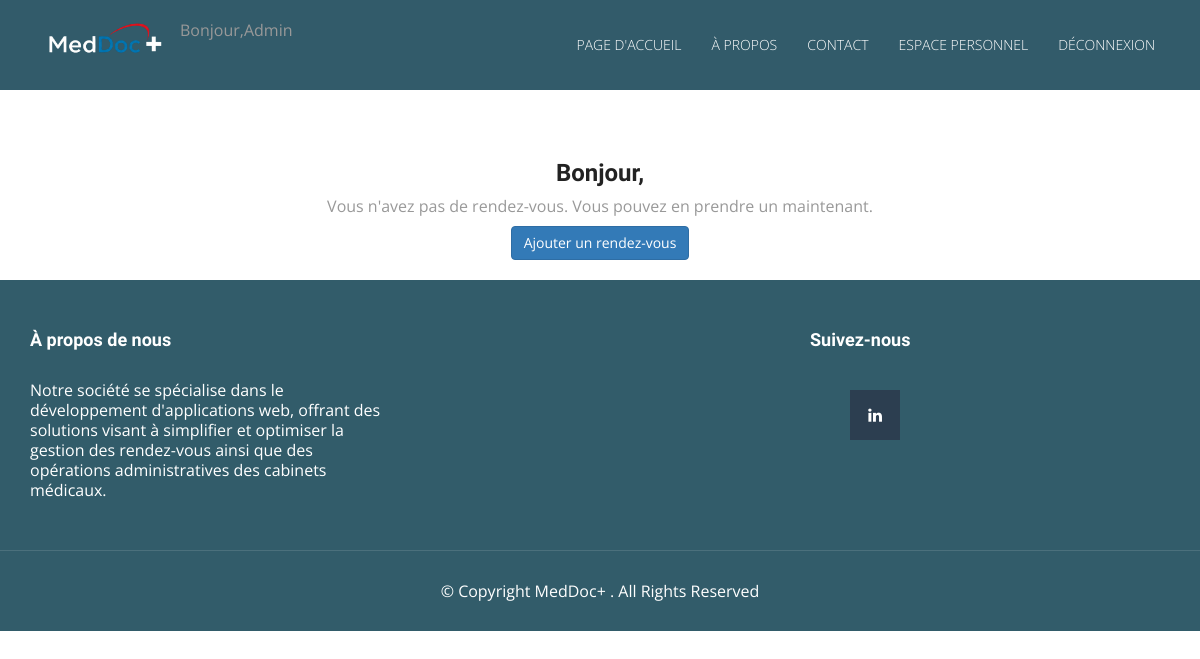
/panel/ (signed in), run on an earlier commit of the app's database.
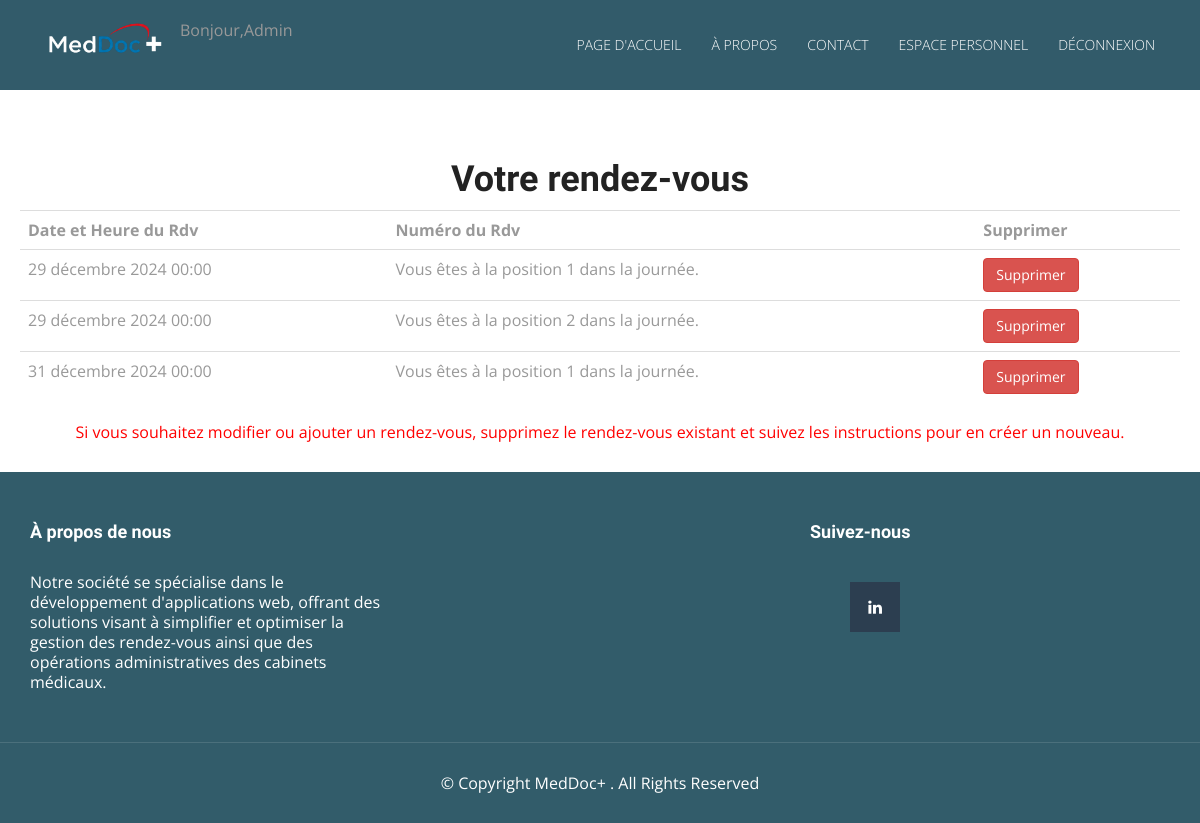
And on a later commit of the database.
### pages/models.py (models this page shows, shortened)
class Rdv(models.Model):
    id = models.AutoField(primary_key=True)
    id_secretaire = models.ForeignKey(User, related_name="rdv_sec", on_delete=models.CASCADE, default="3")
    id_patient = models.ForeignKey(User, related_name="rdv_patient", on_delete=models.CASCADE, default="4")
    date = models.DateTimeField()
    num_rdv = models.IntegerField(default=1)  # Assurez-vous que ce soit un entier, pas une chaîne.

### pages/views.py (the view)
# urls.py: path('panel/', views.rdv_list, name='rdv_list'),
@login_required
def rdv_list(request):
    if request.user.is_superuser:
        rdv = Rdv.objects.all()  # Si l'utilisateur est admin, on récupère tous les rdv
    else:
        rdv = Rdv.objects.filter(id_patient=request.user.id)  # Sinon, on récupère les rdv de l'utilisateur connecté
    data = {}
    if not rdv:  # Si aucun rendez-vous n'existe
        data['no_rdv_message'] = "Vous n'avez pas de rendez-vous. Vous pouvez en prendre un maintenant."
        data['show_button'] = True  # Afficher le bouton pour prendre un rendez-vous
    else:
        data['object_list'] = rdv  # Sinon, afficher les rendez-vous existants
    return render(request, 'rdv_list.html', data)

### templates/rdv_list.html
{% extends 'base.html' %}
{% block content %}
<center>
    {% if no_rdv_message %}
    <h3>Bonjour,</h3>
    <p>{{ no_rdv_message }}</p>
    {% if show_button %}
        <a href="{% url 'rdv_new'%}" class="btn btn-primary">Ajouter un rendez-vous</a>
    {% endif %}
    {% else %}
    <h1>Votre rendez-vous</h1>
    <table class="table">
        <tr>
            <th>Date et Heure du Rdv</th>
            <th>Numéro du Rdv</th>
            <th>Supprimer</th>
        </tr>
        {% for rdv in object_list %}
        <tr>
            <td>{{ rdv.date }}</td>
            <td>Vous êtes à la position {{ rdv.num_rdv }} dans la journée.</td>
            <td>
                <a href="{% url 'rdv_delete' rdv.id %}" class="btn btn-danger">Supprimer</a>
            </td>
        </tr>
        {% endfor %}
    </table>
    <p style="color: red; margin-top: 15px;">
        Si vous souhaitez modifier ou ajouter un rendez-vous, supprimez le rendez-vous existant et suivez les instructions pour en créer un nouveau.
    </p>
    {% endif %}
</center>
{% endblock %}

### templates/base.html (shortened to what this page needs)
<!DOCTYPE html>
<html lang="fr">
  <head>
	 {% load static %}
     <link rel="stylesheet" href="{% static 'css/bootstrap-datetimepicker.css' %}" />
     <link rel="stylesheet" href="{% static 'css/font-awesome.min.css' %}">
     <link rel="stylesheet" href="{% static 'css/bootstrap.min.css' %}">
     <link rel="stylesheet" href="{% static 'css/style.css' %}">
  </head>
  <body id="myPage" data-spy="scroll" data-target=".navbar" data-offset="60">
	<section id="banner" class="banner">
			<nav class="navbar navbar-default navbar-fixed-top">
			  <div class="container">
			  	<div class="col-md-12">
				    <div class="navbar-header">
				      <a class="navbar-brand" href="/"><img src="{% static 'img/logo1.png' %}" class="img-responsive" style="width: 140px; margin-top: -16px;"></a>
				    </div>
				     {% if user.username %}
				     Bonjour,{{ user.username }}
				     {% endif %}
<div class="collapse navbar-collapse navbar-right" id="myNavbar">
    <ul class="nav navbar-nav">
        <li id="home-link" class="{% if request.path == '/' and not request.GET %}active{% endif %}">
            <a href="/">Page d'accueil</a>
        </li>
        <li id="about-link">
            <a href="/#about" onclick="setActiveLink('about-link')">À propos</a>
        </li>
        <li id="contact-link">
            <a href="/#contact" onclick="setActiveLink('contact-link')">Contact</a>
        </li>
        {% if request.user.is_staff %}
            <li id="admin-link" class="{% if '/admin' in request.path %}active{% endif %}">
                <a href="/admin">Espace personnel</a>
            </li>
            <li id="logout-link" class="{% if '/logout' in request.path %}active{% endif %}">
                <a href="/logout">Déconnexion</a>
            </li>
        {% endif %}
    </ul>
</div>
				</div>
			  </div>
			</nav>
	</section>
	 <main class="main-content">
        {% block content %}
        {% endblock %}
    </main>
	<footer id="footer">
		<div class="top-footer">
			<div class="container">
				<div class="row">
					<div class="col-md-4 col-sm-4 marb20">
						<div class="ftr-tle">
							<h4 class="white no-padding">À propos de nous</h4>
						</div>
						<div class="info-sec">
							<p>Notre société se spécialise dans le développement d'applications web, offrant des solutions visant à simplifier et optimiser la gestion des rendez-vous ainsi que des opérations administratives des cabinets médicaux.</p>
						</div>
					</div>
					<div class="col-md-4 col-sm-4 marb20">
						<div class="ftr-tle">
						</div>
					</div>
					<div class="col-md-4 col-sm-4 marb20">
						<div class="ftr-tle">
							<h4 class="white no-padding">Suivez-nous</h4>
						</div>
						<div class="info-sec">
							<ul class="social-icon">
								<li class="bgdark-blue"><i class="fa fa-linkedin"></i></li>
							</ul>
						</div>
					</div>
				</div>
			</div>
		</div>
		<div class="footer-line">
			<div class="container">
				<div class="row">
					<div class="col-md-12 text-center">
                        <div class="credits">
                            © Copyright MedDoc+ . All Rights Reserved
                        </div>
					</div>
				</div>
			</div>
		</div>
	</footer>
  </body>
</html>

### project/static/css/style.css (style rules this page uses)
body { font-family: 'Open Sans', sans-serif; line-height: 20px; color: #999999; font-size: 300; font-size: 16px; }
.main-content { margin-top: 120px; padding: 20px; }
ol, ul { list-style: none; }
table { border-collapse: collapse; border-spacing: 0; }
h1, h2, h3, h4, h5, h6 { font-family: 'Raleway', sans-serif; font-weight: 600; color: #222222; }
a, a:hover, a:focus, a:active { outline: none; }
.navbar { margin-bottom: 0px; border: 0px; }
.navbar { border-radius: 0px; }
.navbar-default { background-color: #ffffff; padding: 20px 0; transition: all 0.3s; }
.navbar-default { background-color: rgba(28,74,90, 0.9); border: 0px; }
.navbar-brand { font-family: 'Chewy', cursive; font-size: 32px; }
.navbar-brand img { padding-top: 2px; width: 120px !important; }
.navbar-default .navbar-brand, .navbar-default .navbar-brand:hover, .navbar-default .navbar-brand:focus { color: #EA6045; }
.white, .white:hover, .white:focus { color: #fff; width: 100% !important; }
.navbar-default .navbar-nav > li > a { color: #fff; text-transform: uppercase; font-size: 14px; font-weight: 300; }
#footer { background-color: #325C6A; }
.ftr-tle { height: 50px; }
.info-sec { color: #fff; }
.social-icon li { float: left; width: 50px; height: 50px; line-height: 50px; text-align: center; margin-right: 5px; }
.bgdark-blue { background-color: #2C3E50; }
.top-footer { padding: 40px 0px; border-bottom: 1px solid rgba(255, 255, 255, 0.12); }
.footer-line { padding: 30px 0px; color: #fff; }

What changed in the data, as far as the page shows it:
added Rdv: date "29 décembre 2024 00:00", num_rdv "1"
added Rdv: date "29 décembre 2024 00:00", num_rdv "2"
added Rdv: date "31 décembre 2024 00:00", num_rdv "1"
Also different on the page:
{{ no_rdv_message }}: "Vous n'avez pas de rendez-vous. Vous pouvez en prendre un maintenant." → (not shown)
text no longer shown: "Bonjour, Ajouter un rendez-vous"
text now shown: "Votre rendez-vous Date et Heure du Rdv Numéro du Rdv Supprimer Si vous souhaitez modifier ou ajouter un rendez-vous, supprimez le rendez-vous existant et suivez les instructions pour en créer un nouveau."
